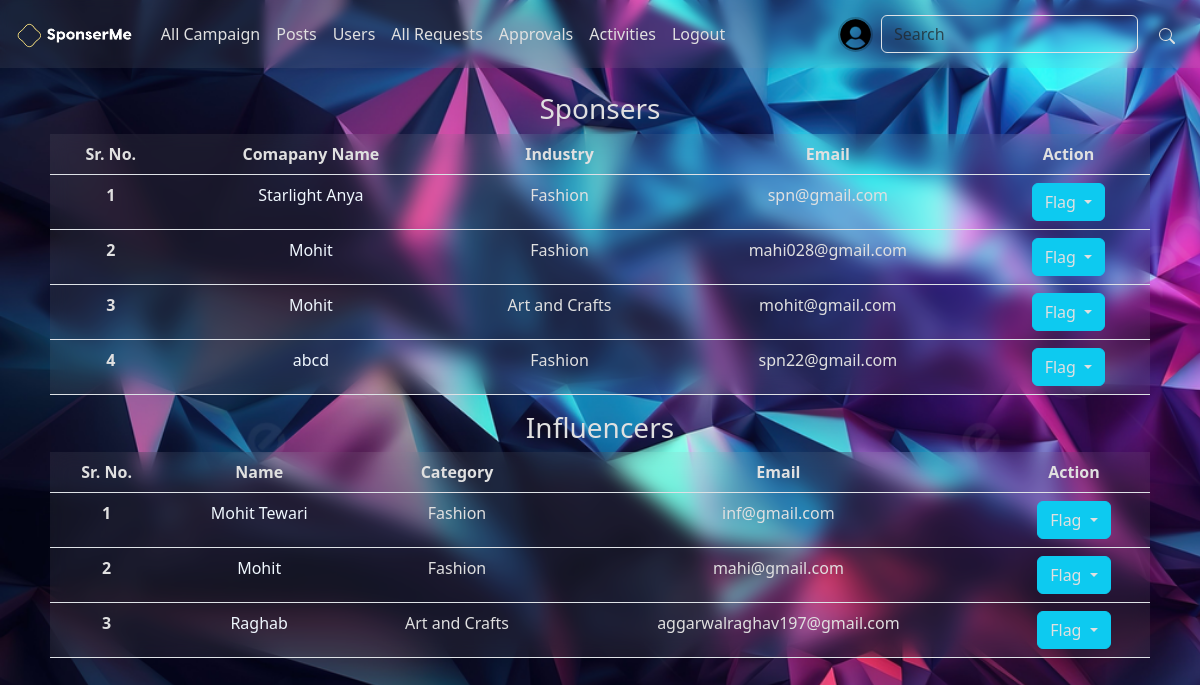
The app's page /admin/users (signed in) with its own data.
### application/modals.py (models this page shows, shortened)
class User(db.Model, UserMixin):
    user_id = db.Column(db.Integer, autoincrement = True, primary_key=True)
    email = db.Column(db.String(255), unique=True)
    password = db.Column(db.String, nullable=False)
    active_flag = db.Column(db.Boolean, default = False, nullable = False)
    profile = db.Column(db.String, nullable = True, default = 'user.png')
    flag = db.Column(db.Boolean, nullable = False, default = False)
    flag_reason = db.Column(db.String, nullable = True)
    wallet_balance = db.Column(db.Integer, nullable = False, default = 0)

class Sponser(db.Model):
    sponser_id = db.Column(db.Integer, db.ForeignKey('user.user_id', ondelete='CASCADE'), primary_key=True)
    company_name = db.Column(db.String, nullable = False)
    industry = db.Column(db.String, nullable = False)
    budget = db.Column(db.Integer, nullable = False)
    about = db.Column(db.String, nullable = True)
    user = db.relationship('User', backref=db.backref('sponsers', cascade="all, delete-orphan"))

class Influencer(db.Model):
    influencer_id = db.Column(db.Integer, db.ForeignKey('user.user_id', ondelete='CASCADE'), primary_key=True)
    name = db.Column(db.String, nullable = False)
    category = db.Column(db.String, nullable = False)
    about = db.Column(db.String, nullable = True)
    reach = db.Column(db.Integer, nullable = False, default = 0)
    user = db.relationship('User', backref=db.backref('influencers', cascade="all, delete-orphan"))

### application/controllers/admin.py (the view)
@admin.route('/users', methods = ["GET","POST"])
@login_required
def users():
    if not is_admin(current_user.user_id):
        raise UserError(401, "Not Authorised")
    spn = Sponser.query.all()
    inf = Influencer.query.all()
    roles = user_roles(current_user.user_id)
    return render_template('admin/users.html', sponsers = spn, influencers = inf, page = 'Ongoing Requests', roles = roles)

### application/form.py
class SeachForm(FlaskForm):
    search = StringField('Search for: ')
    submit = SubmitField()

### app.py (called while the page is built)
@app.context_processor
def base():
    from application.form import SeachForm
    form = SeachForm()
    return dict(search_form = form)

### application/controllers/auth.py (called while the page is built)
@login_manager.user_loader
def load_user(user_id):
    return User.query.get(int(user_id))

### application/get_roles.py (called while the page is built)
def user_roles(user_id):
    roles = UserRoles.query.filter_by(user_id = user_id).all()
    available_roles = {1: 'Admin', 2: 'Influencer', 3: 'Sponser'}
    user_roles = [available_roles[role.role_id] for role in roles]
    return user_roles

def is_admin(user_id):
    if 'Admin' in user_roles(user_id):
        return True
    return False

### application/templates/admin/users.html (shortened to what this page needs)
{% extends 'base.html' %}
{% block content %}
<center>
    {%if sponsers%}
        <h3>Sponsers</h3>
        <div class="contatiner" style="max-width: 1100px;">
        <table class="table " style="text-align: center;">
            <thead >
            <tr>
                <th scope="col">Sr. No.</th>
                <th scope="col">Comapany Name</th>
                <th scope="col">Industry</th>
                <th scope="col">Email</th>
                <th scope="col">Action</th>
            </tr>
            </thead>
            <tbody>
            {% for spn in sponsers%}
            <tr>
                <th scope="row">{{loop.index}}</th>
                <td><a href="/get/{{spn.sponser_id}}" class="link-secondary link-offset-2 link-offset-3-hover link-underline link-underline-opacity-0 link-underline-opacity-75-hover">{{spn.company_name}}</a></td>
                <td>{{spn.industry}}</td>
                <td>{{spn.user.email}}</td>
                <td>
                    {%if 'Admin' in roles%}
                        {%if spn.user.flag %}
                            <div id="flag_cont{{spn.sponser_id}}">
                                <button type="button" class="btn btn-danger" id="user{{spn.sponser_id}}" onclick="flag_user('{{spn.sponser_id}}', 'none')">Un-Flag</button>
                            </div>
                        {%else%}
                            <div id="flag_cont{{spn.sponser_id}}">
                                <div class="btn-group">
                                    <button type="button" class="btn btn-info dropdown-toggle" data-bs-toggle="dropdown" aria-expanded="false">
                                        <span id="user{{spn.sponser_id}}">Flag</span>
                                    </button>
                                </div>
                            </div>
                        {%endif%}
                    {%endif%}
                </td>
            </tr>
            {%endfor%}
            </tbody>
        </table>
        </div>
    {%endif%}
    {%if influencers%}
        <h3>Influencers</h3>
        <div class="contatiner" style="max-width: 1100px;">
        <table class="table " style="text-align: center;">
            <thead >
            <tr>
                <th scope="col">Sr. No.</th>
                <th scope="col">Name</th>
                <th scope="col">Category</th>
                <th scope="col">Email</th>
                <th scope="col">Action</th>
            </tr>
            </thead>
            <tbody>
            {% for inf in influencers%}
            <tr>
                <th scope="row">{{loop.index}}</th>
                <td><a href="/get/{{inf.influencer_id}}" class="link-secondary link-offset-2 link-offset-3-hover link-underline link-underline-opacity-0 link-underline-opacity-75-hover">{{inf.name}}</a></td>
                <td>{{inf.category}}</td>
                <td>{{inf.user.email}}</td>
                <td>
                    {%if 'Admin' in roles%}
                        {%if inf.user.flag %}
                            <div id="flag_cont{{inf.influencer_id}}">
                                <button type="button" class="btn btn-danger" id="user{{inf.influencer_id}}" onclick="flag_user('{{inf.influencer_id}}', 'none')">Un-Flag</button>
                            </div>
                        {%else%}
                            <div id="flag_cont{{inf.influencer_id}}">
                                <div class="btn-group">
                                    <button type="button" class="btn btn-info dropdown-toggle" data-bs-toggle="dropdown" aria-expanded="false">
                                        <span id="user{{inf.influencer_id}}">Flag</span>
                                    </button>
                                </div>
                            </div>
                        {%endif%}
                    {%endif%}
                </td>
            </tr>
            {%endfor%}
            </tbody>
        </table>
        </div>
    {%endif%}
</center>
{%endblock%}

### application/templates/navbar.html (shortened to what this page needs)
<nav class="navbar navbar-expand-lg sticky-sm-top" style="background-color: rgba(179, 179, 179, .1); backdrop-filter: blur(5px);">
  <div class="container-fluid">
    {% if page in ['Admin Login', 'login', 'Admin Registeration', 'register', 'Welcome'] %}
      <a class="navbar-brand" href="{{url_for('home.landing_page')}}">
        <img src="/st/img/logo-transperent-white.png" alt="Logo" height="30" class="d-inline-block align-text-top">
      </a>
      <div class="collapse navbar-collapse" id="navbarSupportedContent" >
        <ul class="navbar-nav me-auto mb-2 mb-lg-0">
          <li class="nav-item">
            <a class="nav-link" href="{{url_for('user_auth.adminLogin')}}">Admin? Login here</a>
          </li>
        </ul>
      </div>
    {%else%}
      <a class="navbar-brand" href="{{url_for('home.dashboard')}}">
        <img src="/st/img/logo-transperent-white.png" alt="Logo" height="30" class="d-inline-block align-text-top">
      </a>
    {%endif%}
    {% if page not in ['Admin Login', 'login', 'Admin Registeration', 'register', 'Welcome'] %}
    <div class="collapse navbar-collapse" id="navbarSupportedContent" >
      <ul class="navbar-nav me-auto mb-2 mb-lg-0">
        {%if 'Admin' in roles%}
          <li class="nav-item">
            <a class="nav-link" href="{{url_for('admin.admin_dashboard')}}">All Campaign</a>
          </li>
          <li class="nav-item">
            <a class="nav-link" href="{{url_for('admin.posts')}}">Posts</a>
          </li>
          <li class="nav-item">
            <a class="nav-link" href="{{url_for('admin.users')}}">Users</a>
          </li>
          <li class="nav-item">
            <a class="nav-link" href="{{url_for('admin.requests')}}">All Requests</a>
          </li>
          <li class="nav-item">
            <a class="nav-link" href="{{url_for('admin.approvals')}}">Approvals</a>
          </li>
          <li class="nav-item">
            <a class="nav-link" href="{{url_for('admin.activities')}}">Activities</a>
          </li>
          {%endif%}
          <li class="nav-item">
            <a class="nav-link" href="{{url_for('user_auth.logout')}}">Logout</a>
          </li>
        </ul>
      <ul class="navbar-nav ">
        <li class="nav-item">
          <a class="nav-link" href="/get/{{current_user.user_id}}"><img src="/st/uploads/{{current_user.profile}}" alt="Profile" height="35" width="35" style="border-radius: 50%; border: 2px solid rgba(0,0,0,.2); object-fit: cover;" class="d-inline-block align-text-top"></a>
        </li>
      </ul>
      <form class="d-flex" role="search" method="post" action="{{url_for('home.search')}}">
        <input class="form-control me-2" type="search" placeholder="Search" name="search" aria-label="Search">
        <button class="btn" name="submit"><svg xmlns="http://www.w3.org/2000/svg" width="16" height="16" fill="currentColor" class="bi bi-search" viewBox="0 0 16 16"><path d="M11.742 10.344a6.5 6.5 0 1 0-1.397 1.398h-.001q.044.06.098.115l3.85 3.85a1 1 0 0 0 1.415-1.414l-3.85-3.85a1 1 0 0 0-.115-.1zM12 6.5a5.5 5.5 0 1 1-11 0 5.5 5.5 0 0 1 11 0"/></svg></button>
      </form>
    </div>
    {%endif%}
  </div>
</nav>

### application/static/css/base.css (style rules this page uses)
.table { --bs-table-bg: rgba(179, 179, 179, .1) !important; backdrop-filter: blur(10px); }
* { box-sizing: border-box; color: #E0E0E0 !important; user-select: none; }
.link-secondary { color: aliceblue !important; }
.form-control { background: none; }

### records on screen
User: profile (placeholder picture)
Sponser: company_name "Starlight Anya", industry "Fashion", user.email "spn@gmail.com"
Sponser: company_name "Mohit", industry "Fashion", user.email "mahi028@gmail.com"
Sponser: company_name "Mohit", industry "Art and Crafts", user.email "mohit@gmail.com"
Sponser: company_name "abcd", industry "Fashion", user.email "spn22@gmail.com"
Influencer: name "Mohit Tewari", category "Fashion", user.email "inf@gmail.com"
Influencer: name "Mohit", category "Fashion", user.email "mahi@gmail.com"
Influencer: name "Raghab", category "Art and Crafts", user.email "aggarwalraghav197@gmail.com"
